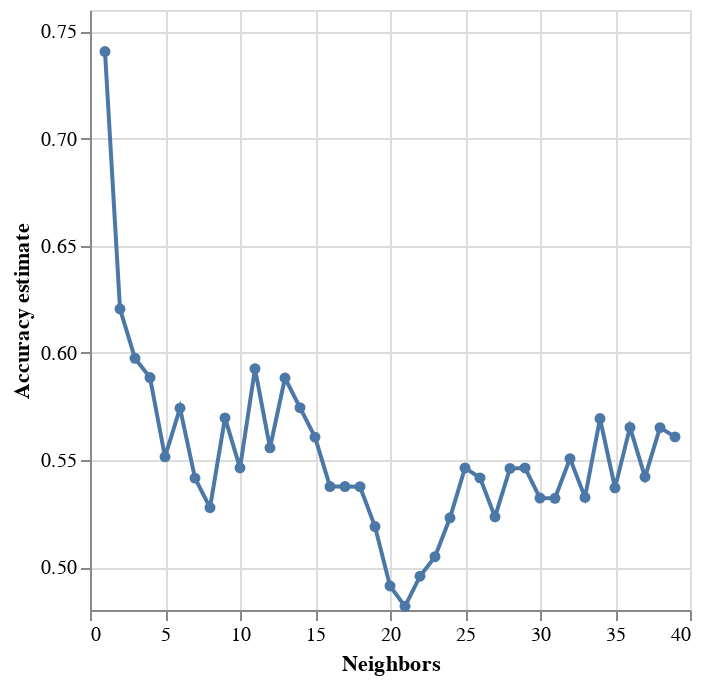

Notebook code for this chart:
### Code cell
#fitting to data

players_tune_grid.fit(X_train, y_train)

players_grid = pd.DataFrame(players_tune_grid.cv_results_)
players_grid
#plotting the accuracy vs k
accuracy_vs_k = alt.Chart(players_grid).mark_line(point=True).encode(
    x=alt.X("param_kneighborsclassifier__n_neighbors").title("Neighbors"),
    y=alt.Y("mean_test_score")
        .scale(zero=False)
        .title("Accuracy estimate")
)

accuracy_vs_k

### Figure 1 — Vega-Lite specification as saved in the notebook (floating-point values rounded to 4 significant figures)
{"config": {"view": {"continuousWidth": 300, "continuousHeight": 300}}, "data": {"name": "data-be6768f36ac7a440d507f937c9386ee0"}, "mark": {"type": "line", "point": true}, "encoding": {"x": {"field": "param_kneighborsclassifier__n_neighbors", "title": "Neighbors", "type": "quantitative"}, "y": {"field": "mean_test_score", "scale": {"zero": false}, "title": "Accuracy estimate", "type": "quantitative"}}, "$schema": "https://vega.github.io/schema/vega-lite/v5.20.1.json", "datasets": {"data-be6768f36ac7a440d507f937c9386ee0": [{"mean_fit_time": 0.004758, "std_fit_time": 0.0003531, "mean_score_time": 0.005197, "std_score_time": 0.0002337, "param_kneighborsclassifier__n_neighbors": 1, "params": {"kneighborsclassifier__n_neighbors": 1}, "split0_test_score": 0.7727, "split1_test_score": 0.6977, "split2_test_score": 0.7907, "split3_test_score": 0.7209, "split4_test_score": 0.7209, "mean_test_score": 0.7406, "std_test_score": 0.0351, "rank_test_score": 1}, {"mean_fit_time": 0.004436, "std_fit_time": 0.0001042, "mean_score_time": 0.005033, "std_score_time": 6.034e-05, "param_kneighborsclassifier__n_neighbors": 2, "params": {"kneighborsclassifier__n_neighbors": 2}, "split0_test_score": 0.5909, "split1_test_score": 0.6047, "split2_test_score": 0.6977, "split3_test_score": 0.6047, "split4_test_score": 0.6047, "mean_test_score": 0.6205, "std_test_score": 0.03895, "rank_test_score": 2}, {"mean_fit_time": 0.004353, "std_fit_time": 6.513e-05, "mean_score_time": 0.004979, "std_score_time": 2.272e-05, "param_kneighborsclassifier__n_neighbors": 3, "params": {"kneighborsclassifier__n_neighbors": 3}, "split0_test_score": 0.5455, "split1_test_score": 0.5814, "split2_test_score": 0.6279, "split3_test_score": 0.6047, "split4_test_score": 0.6279, "mean_test_score": 0.5975, "std_test_score": 0.0312, "rank_test_score": 3}, {"mean_fit_time": 0.004331, "std_fit_time": 3.22e-05, "mean_score_time": 0.004979, "std_score_time": 3.075e-05, "param_kneighborsclassifier__n_neighbors": 4, "params": {"kneighborsclassifier__n_neighbors": 4}, "split0_test_score": 0.4773, "split1_test_score": 0.5814, "split2_test_score": 0.6047, "split3_test_score": 0.6512, "split4_test_score": 0.6279, "mean_test_score": 0.5885, "std_test_score": 0.06027, "rank_test_score": 5}, {"mean_fit_time": 0.00433, "std_fit_time": 5.75e-05, "mean_score_time": 0.004965, "std_score_time": 1.731e-05, "param_kneighborsclassifier__n_neighbors": 5, "params": {"kneighborsclassifier__n_neighbors": 5}, "split0_test_score": 0.4318, "split1_test_score": 0.4884, "split2_test_score": 0.5814, "split3_test_score": 0.6279, "split4_test_score": 0.6279, "mean_test_score": 0.5515, "std_test_score": 0.07859, "rank_test_score": 16}, {"mean_fit_time": 0.004505, "std_fit_time": 0.0003557, "mean_score_time": 0.005128, "std_score_time": 0.0001796, "param_kneighborsclassifier__n_neighbors": 6, "params": {"kneighborsclassifier__n_neighbors": 6}, "split0_test_score": 0.5455, "split1_test_score": 0.5349, "split2_test_score": 0.6047, "split3_test_score": 0.6279, "split4_test_score": 0.5581, "mean_test_score": 0.5742, "std_test_score": 0.03589, "rank_test_score": 8}, {"mean_fit_time": 0.004329, "std_fit_time": 4.045e-05, "mean_score_time": 0.004982, "std_score_time": 2.865e-05, "param_kneighborsclassifier__n_neighbors": 7, "params": {"kneighborsclassifier__n_neighbors": 7}, "split0_test_score": 0.5682, "split1_test_score": 0.4651, "split2_test_score": 0.5581, "split3_test_score": 0.6047, "split4_test_score": 0.5116, "mean_test_score": 0.5415, "std_test_score": 0.04838, "rank_test_score": 24}, {"mean_fit_time": 0.004333, "std_fit_time": 4.521e-05, "mean_score_time": 0.004992, "std_score_time": 1.951e-05, "param_kneighborsclassifier__n_neighbors": 8, "params": {"kneighborsclassifier__n_neighbors": 8}, "split0_test_score": 0.5227, "split1_test_score": 0.4651, "split2_test_score": 0.5814, "split3_test_score": 0.5581, "split4_test_score": 0.5116, "mean_test_score": 0.5278, "std_test_score": 0.04002, "rank_test_score": 32}, {"mean_fit_time": 0.004323, "std_fit_time": 6.338e-05, "mean_score_time": 0.004985, "std_score_time": 2.156e-05, "param_kneighborsclassifier__n_neighbors": 9, "params": {"kneighborsclassifier__n_neighbors": 9}, "split0_test_score": 0.5227, "split1_test_score": 0.5349, "split2_test_score": 0.6279, "split3_test_score": 0.5814, "split4_test_score": 0.5814, "mean_test_score": 0.5697, "std_test_score": 0.03763, "rank_test_score": 9}, {"mean_fit_time": 0.004308, "std_fit_time": 2.938e-05, "mean_score_time": 0.005032, "std_score_time": 4.57e-05, "param_kneighborsclassifier__n_neighbors": 10, "params": {"kneighborsclassifier__n_neighbors": 10}, "split0_test_score": 0.5455, "split1_test_score": 0.4884, "split2_test_score": 0.5814, "split3_test_score": 0.5814, "split4_test_score": 0.5349, "mean_test_score": 0.5463, "std_test_score": 0.0345, "rank_test_score": 18}, {"mean_fit_time": 0.004354, "std_fit_time": 6.182e-05, "mean_score_time": 0.005014, "std_score_time": 4.167e-05, "param_kneighborsclassifier__n_neighbors": 11, "params": {"kneighborsclassifier__n_neighbors": 11}, "split0_test_score": 0.5909, "split1_test_score": 0.5814, "split2_test_score": 0.6512, "split3_test_score": 0.5814, "split4_test_score": 0.5581, "mean_test_score": 0.5926, "std_test_score": 0.03121, "rank_test_score": 4}, {"mean_fit_time": 0.00442, "std_fit_time": 0.0001401, "mean_score_time": 0.005054, "std_score_time": 6.232e-05, "param_kneighborsclassifier__n_neighbors": 12, "params": {"kneighborsclassifier__n_neighbors": 12}, "split0_test_score": 0.5227, "split1_test_score": 0.4884, "split2_test_score": 0.6512, "split3_test_score": 0.5581, "split4_test_score": 0.5581, "mean_test_score": 0.5557, "std_test_score": 0.05431, "rank_test_score": 15}, {"mean_fit_time": 0.004539, "std_fit_time": 0.0004008, "mean_score_time": 0.005056, "std_score_time": 4.981e-05, "param_kneighborsclassifier__n_neighbors": 13, "params": {"kneighborsclassifier__n_neighbors": 13}, "split0_test_score": 0.5227, "split1_test_score": 0.5581, "split2_test_score": 0.6279, "split3_test_score": 0.5581, "split4_test_score": 0.6744, "mean_test_score": 0.5883, "std_test_score": 0.05496, "rank_test_score": 6}, {"mean_fit_time": 0.004373, "std_fit_time": 6.164e-05, "mean_score_time": 0.00506, "std_score_time": 7.055e-05, "param_kneighborsclassifier__n_neighbors": 14, "params": {"kneighborsclassifier__n_neighbors": 14}, "split0_test_score": 0.5, "split1_test_score": 0.5116, "split2_test_score": 0.6279, "split3_test_score": 0.6512, "split4_test_score": 0.5814, "mean_test_score": 0.5744, "std_test_score": 0.06047, "rank_test_score": 7}, {"mean_fit_time": 0.004412, "std_fit_time": 0.0001904, "mean_score_time": 0.005026, "std_score_time": 7.111e-05, "param_kneighborsclassifier__n_neighbors": 15, "params": {"kneighborsclassifier__n_neighbors": 15}, "split0_test_score": 0.4545, "split1_test_score": 0.5116, "split2_test_score": 0.6279, "split3_test_score": 0.5814, "split4_test_score": 0.6279, "mean_test_score": 0.5607, "std_test_score": 0.06803, "rank_test_score": 14}, {"mean_fit_time": 0.004302, "std_fit_time": 2.753e-05, "mean_score_time": 0.00503, "std_score_time": 2.453e-05, "param_kneighborsclassifier__n_neighbors": 16, "params": {"kneighborsclassifier__n_neighbors": 16}, "split0_test_score": 0.4091, "split1_test_score": 0.4884, "split2_test_score": 0.5814, "split3_test_score": 0.5581, "split4_test_score": 0.6512, "mean_test_score": 0.5376, "std_test_score": 0.08267, "rank_test_score": 25}, {"mean_fit_time": 0.00437, "std_fit_time": 8.774e-05, "mean_score_time": 0.005071, "std_score_time": 7.454e-05, "param_kneighborsclassifier__n_neighbors": 17, "params": {"kneighborsclassifier__n_neighbors": 17}, "split0_test_score": 0.4091, "split1_test_score": 0.4884, "split2_test_score": 0.6047, "split3_test_score": 0.6047, "split4_test_score": 0.5814, "mean_test_score": 0.5376, "std_test_score": 0.07726, "rank_test_score": 26}, {"mean_fit_time": 0.004292, "std_fit_time": 1.299e-05, "mean_score_time": 0.005072, "std_score_time": 5.5e-05, "param_kneighborsclassifier__n_neighbors": 18, "params": {"kneighborsclassifier__n_neighbors": 18}, "split0_test_score": 0.4318, "split1_test_score": 0.4651, "split2_test_score": 0.6047, "split3_test_score": 0.5581, "split4_test_score": 0.6279, "mean_test_score": 0.5375, "std_test_score": 0.07683, "rank_test_score": 27}, {"mean_fit_time": 0.004299, "std_fit_time": 3.336e-05, "mean_score_time": 0.005076, "std_score_time": 5.623e-05, "param_kneighborsclassifier__n_neighbors": 19, "params": {"kneighborsclassifier__n_neighbors": 19}, "split0_test_score": 0.4318, "split1_test_score": 0.4419, "split2_test_score": 0.6047, "split3_test_score": 0.5581, "split4_test_score": 0.5581, "mean_test_score": 0.5189, "std_test_score": 0.06921, "rank_test_score": 35}, {"mean_fit_time": 0.004296, "std_fit_time": 9.883e-06, "mean_score_time": 0.005072, "std_score_time": 7.149e-05, "param_kneighborsclassifier__n_neighbors": 20, "params": {"kneighborsclassifier__n_neighbors": 20}, "split0_test_score": 0.3864, "split1_test_score": 0.3721, "split2_test_score": 0.5349, "split3_test_score": 0.6279, "split4_test_score": 0.5349, "mean_test_score": 0.4912, "std_test_score": 0.09765, "rank_test_score": 38}, {"mean_fit_time": 0.004309, "std_fit_time": 3.991e-05, "mean_score_time": 0.005081, "std_score_time": 5.105e-05, "param_kneighborsclassifier__n_neighbors": 21, "params": {"kneighborsclassifier__n_neighbors": 21}, "split0_test_score": 0.4318, "split1_test_score": 0.3953, "split2_test_score": 0.5116, "split3_test_score": 0.5814, "split4_test_score": 0.4884, "mean_test_score": 0.4817, "std_test_score": 0.06454, "rank_test_score": 39}, {"mean_fit_time": 0.004322, "std_fit_time": 7.768e-05, "mean_score_time": 0.005128, "std_score_time": 9.163e-05, "param_kneighborsclassifier__n_neighbors": 22, "params": {"kneighborsclassifier__n_neighbors": 22}, "split0_test_score": 0.4091, "split1_test_score": 0.4651, "split2_test_score": 0.5116, "split3_test_score": 0.5581, "split4_test_score": 0.5349, "mean_test_score": 0.4958, "std_test_score": 0.05315, "rank_test_score": 37}, {"mean_fit_time": 0.00428, "std_fit_time": 1.221e-05, "mean_score_time": 0.005069, "std_score_time": 1.525e-05, "param_kneighborsclassifier__n_neighbors": 23, "params": {"kneighborsclassifier__n_neighbors": 23}, "split0_test_score": 0.4545, "split1_test_score": 0.4419, "split2_test_score": 0.4419, "split3_test_score": 0.6512, "split4_test_score": 0.5349, "mean_test_score": 0.5049, "std_test_score": 0.08096, "rank_test_score": 36}, {"mean_fit_time": 0.004285, "std_fit_time": 5.819e-06, "mean_score_time": 0.005071, "std_score_time": 6.824e-05, "param_kneighborsclassifier__n_neighbors": 24, "params": {"kneighborsclassifier__n_neighbors": 24}, "split0_test_score": 0.5455, "split1_test_score": 0.4651, "split2_test_score": 0.4884, "split3_test_score": 0.5349, "split4_test_score": 0.5814, "mean_test_score": 0.523, "std_test_score": 0.04149, "rank_test_score": 34}, {"mean_fit_time": 0.004298, "std_fit_time": 3.728e-05, "mean_score_time": 0.005105, "std_score_time": 6.042e-05, "param_kneighborsclassifier__n_neighbors": 25, "params": {"kneighborsclassifier__n_neighbors": 25}, "split0_test_score": 0.5455, "split1_test_score": 0.5581, "split2_test_score": 0.4884, "split3_test_score": 0.6047, "split4_test_score": 0.5349, "mean_test_score": 0.5463, "std_test_score": 0.0375, "rank_test_score": 20}, {"mean_fit_time": 0.004319, "std_fit_time": 4.628e-05, "mean_score_time": 0.005256, "std_score_time": 0.0003342, "param_kneighborsclassifier__n_neighbors": 26, "params": {"kneighborsclassifier__n_neighbors": 26}, "split0_test_score": 0.5455, "split1_test_score": 0.5116, "split2_test_score": 0.5581, "split3_test_score": 0.5814, "split4_test_score": 0.5116, "mean_test_score": 0.5416, "std_test_score": 0.02709, "rank_test_score": 23}, {"mean_fit_time": 0.004293, "std_fit_time": 1.362e-05, "mean_score_time": 0.005157, "std_score_time": 9.839e-05, "param_kneighborsclassifier__n_neighbors": 27, "params": {"kneighborsclassifier__n_neighbors": 27}, "split0_test_score": 0.4545, "split1_test_score": 0.5116, "split2_test_score": 0.5349, "split3_test_score": 0.6047, "split4_test_score": 0.5116, "mean_test_score": 0.5235, "std_test_score": 0.04848, "rank_test_score": 33}, {"mean_fit_time": 0.004298, "std_fit_time": 1.734e-05, "mean_score_time": 0.005156, "std_score_time": 7.189e-05, "param_kneighborsclassifier__n_neighbors": 28, "params": {"kneighborsclassifier__n_neighbors": 28}, "split0_test_score": 0.5909, "split1_test_score": 0.5116, "split2_test_score": 0.4884, "split3_test_score": 0.5814, "split4_test_score": 0.5581, "mean_test_score": 0.5461, "std_test_score": 0.0398, "rank_test_score": 21}, {"mean_fit_time": 0.00431, "std_fit_time": 5.17e-05, "mean_score_time": 0.005143, "std_score_time": 6.916e-05, "param_kneighborsclassifier__n_neighbors": 29, "params": {"kneighborsclassifier__n_neighbors": 29}, "split0_test_score": 0.5455, "split1_test_score": 0.5116, "split2_test_score": 0.5581, "split3_test_score": 0.5349, "split4_test_score": 0.5814, "mean_test_score": 0.5463, "std_test_score": 0.02326, "rank_test_score": 18}, {"mean_fit_time": 0.004284, "std_fit_time": 3.421e-05, "mean_score_time": 0.005075, "std_score_time": 2.344e-05, "param_kneighborsclassifier__n_neighbors": 30, "params": {"kneighborsclassifier__n_neighbors": 30}, "split0_test_score": 0.5682, "split1_test_score": 0.5116, "split2_test_score": 0.4884, "split3_test_score": 0.5116, "split4_test_score": 0.5814, "mean_test_score": 0.5322, "std_test_score": 0.03601, "rank_test_score": 30}, {"mean_fit_time": 0.0043, "std_fit_time": 5.045e-05, "mean_score_time": 0.005107, "std_score_time": 5.861e-05, "param_kneighborsclassifier__n_neighbors": 31, "params": {"kneighborsclassifier__n_neighbors": 31}, "split0_test_score": 0.5909, "split1_test_score": 0.4884, "split2_test_score": 0.5116, "split3_test_score": 0.4884, "split4_test_score": 0.5814, "mean_test_score": 0.5321, "std_test_score": 0.04502, "rank_test_score": 31}, {"mean_fit_time": 0.004295, "std_fit_time": 1.717e-05, "mean_score_time": 0.005112, "std_score_time": 5.482e-05, "param_kneighborsclassifier__n_neighbors": 32, "params": {"kneighborsclassifier__n_neighbors": 32}, "split0_test_score": 0.6136, "split1_test_score": 0.4884, "split2_test_score": 0.5116, "split3_test_score": 0.5581, "split4_test_score": 0.5814, "mean_test_score": 0.5506, "std_test_score": 0.04554, "rank_test_score": 17}, {"mean_fit_time": 0.004303, "std_fit_time": 3.925e-05, "mean_score_time": 0.005305, "std_score_time": 0.000418, "param_kneighborsclassifier__n_neighbors": 33, "params": {"kneighborsclassifier__n_neighbors": 33}, "split0_test_score": 0.5, "split1_test_score": 0.5116, "split2_test_score": 0.4651, "split3_test_score": 0.6047, "split4_test_score": 0.5814, "mean_test_score": 0.5326, "std_test_score": 0.05221, "rank_test_score": 29}, {"mean_fit_time": 0.004283, "std_fit_time": 8.384e-06, "mean_score_time": 0.005136, "std_score_time": 6.112e-05, "param_kneighborsclassifier__n_neighbors": 34, "params": {"kneighborsclassifier__n_neighbors": 34}, "split0_test_score": 0.5909, "split1_test_score": 0.4884, "split2_test_score": 0.4651, "split3_test_score": 0.6744, "split4_test_score": 0.6279, "mean_test_score": 0.5693, "std_test_score": 0.08044, "rank_test_score": 10}, {"mean_fit_time": 0.004271, "std_fit_time": 1.228e-05, "mean_score_time": 0.005254, "std_score_time": 0.0002254, "param_kneighborsclassifier__n_neighbors": 35, "params": {"kneighborsclassifier__n_neighbors": 35}, "split0_test_score": 0.5455, "split1_test_score": 0.4884, "split2_test_score": 0.4419, "split3_test_score": 0.6512, "split4_test_score": 0.5581, "mean_test_score": 0.537, "std_test_score": 0.07066, "rank_test_score": 28}, {"mean_fit_time": 0.004307, "std_fit_time": 3.78e-05, "mean_score_time": 0.005153, "std_score_time": 5.896e-05, "param_kneighborsclassifier__n_neighbors": 36, "params": {"kneighborsclassifier__n_neighbors": 36}, "split0_test_score": 0.4773, "split1_test_score": 0.4419, "split2_test_score": 0.5581, "split3_test_score": 0.814, "split4_test_score": 0.5349, "mean_test_score": 0.5652, "std_test_score": 0.131, "rank_test_score": 11}, {"mean_fit_time": 0.004347, "std_fit_time": 0.0001054, "mean_score_time": 0.00533, "std_score_time": 0.0001894, "param_kneighborsclassifier__n_neighbors": 37, "params": {"kneighborsclassifier__n_neighbors": 37}, "split0_test_score": 0.4545, "split1_test_score": 0.4884, "split2_test_score": 0.5581, "split3_test_score": 0.6744, "split4_test_score": 0.5349, "mean_test_score": 0.5421, "std_test_score": 0.07533, "rank_test_score": 22}, {"mean_fit_time": 0.004311, "std_fit_time": 3.019e-05, "mean_score_time": 0.005161, "std_score_time": 4.951e-05, "param_kneighborsclassifier__n_neighbors": 38, "params": {"kneighborsclassifier__n_neighbors": 38}, "split0_test_score": 0.5, "split1_test_score": 0.4419, "split2_test_score": 0.5814, "split3_test_score": 0.7442, "split4_test_score": 0.5581, "mean_test_score": 0.5651, "std_test_score": 0.1018, "rank_test_score": 12}, {"mean_fit_time": 0.004294, "std_fit_time": 1.428e-05, "mean_score_time": 0.005151, "std_score_time": 5.929e-05, "param_kneighborsclassifier__n_neighbors": 39, "params": {"kneighborsclassifier__n_neighbors": 39}, "split0_test_score": 0.4318, "split1_test_score": 0.4419, "split2_test_score": 0.5814, "split3_test_score": 0.7907, "split4_test_score": 0.5581, "mean_test_score": 0.5608, "std_test_score": 0.1297, "rank_test_score": 13}]}}
